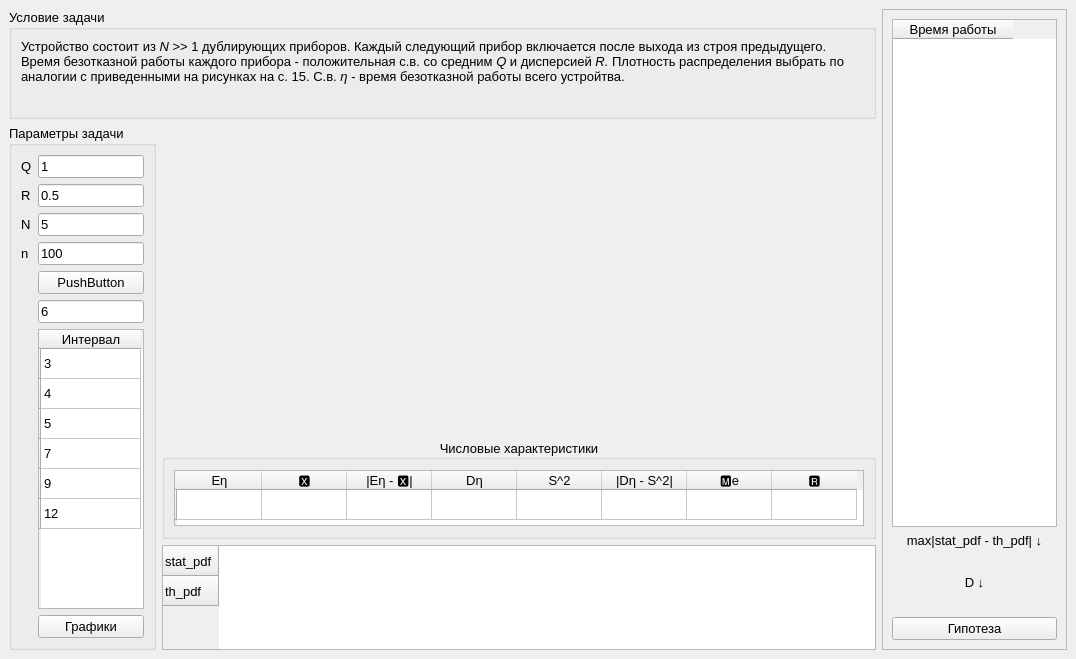
<?xml version="1.0" encoding="UTF-8"?>
<ui version="4.0">
 <class>main_window</class>
 <widget class="QMainWindow" name="main_window">
  <property name="geometry">
   <rect>
    <x>0</x>
    <y>0</y>
    <width>1076</width>
    <height>659</height>
   </rect>
  </property>
  <property name="windowTitle">
   <string>Лабораторная работа по теории вероятностей</string>
  </property>
  <widget class="QWidget" name="centralwidget">
   <layout class="QGridLayout" name="gridLayout">
    <item row="1" column="0" rowspan="3">
     <widget class="QGroupBox" name="groupBox_2">
      <property name="maximumSize">
       <size>
        <width>150</width>
        <height>16777215</height>
       </size>
      </property>
      <property name="font">
       <font>
        <family>Arial</family>
        <pointsize>10</pointsize>
       </font>
      </property>
      <property name="title">
       <string>Параметры задачи</string>
      </property>
      <layout class="QGridLayout" name="gridLayout_3">
       <item row="6" column="1">
        <widget class="QLineEdit" name="num_of_observ_in">
         <property name="maximumSize">
          <size>
           <width>120</width>
           <height>16777215</height>
          </size>
         </property>
         <property name="font">
          <font>
           <family>Arial</family>
           <pointsize>10</pointsize>
          </font>
         </property>
         <property name="text">
          <string>100</string>
         </property>
        </widget>
       </item>
       <item row="7" column="1">
        <widget class="QPushButton" name="calc_btn">
         <property name="maximumSize">
          <size>
           <width>120</width>
           <height>16777215</height>
          </size>
         </property>
         <property name="font">
          <font>
           <family>Arial</family>
           <pointsize>10</pointsize>
          </font>
         </property>
         <property name="text">
          <string>PushButton</string>
         </property>
        </widget>
       </item>
       <item row="3" column="1">
        <widget class="QLineEdit" name="q_in">
         <property name="maximumSize">
          <size>
           <width>120</width>
           <height>16777215</height>
          </size>
         </property>
         <property name="font">
          <font>
           <family>Arial</family>
           <pointsize>10</pointsize>
          </font>
         </property>
         <property name="text">
          <string>1</string>
         </property>
        </widget>
       </item>
       <item row="5" column="1">
        <widget class="QLineEdit" name="n_in">
         <property name="maximumSize">
          <size>
           <width>120</width>
           <height>16777215</height>
          </size>
         </property>
         <property name="font">
          <font>
           <family>Arial</family>
           <pointsize>10</pointsize>
          </font>
         </property>
         <property name="text">
          <string>5</string>
         </property>
        </widget>
       </item>
       <item row="4" column="0">
        <widget class="QLabel" name="label_3">
         <property name="maximumSize">
          <size>
           <width>120</width>
           <height>16777215</height>
          </size>
         </property>
         <property name="font">
          <font>
           <family>Arial</family>
           <pointsize>10</pointsize>
          </font>
         </property>
         <property name="text">
          <string>R</string>
         </property>
        </widget>
       </item>
       <item row="3" column="0">
        <widget class="QLabel" name="label_2">
         <property name="maximumSize">
          <size>
           <width>120</width>
           <height>16777215</height>
          </size>
         </property>
         <property name="font">
          <font>
           <family>Arial</family>
           <pointsize>10</pointsize>
          </font>
         </property>
         <property name="text">
          <string>Q</string>
         </property>
        </widget>
       </item>
       <item row="6" column="0">
        <widget class="QLabel" name="label_4">
         <property name="maximumSize">
          <size>
           <width>120</width>
           <height>16777215</height>
          </size>
         </property>
         <property name="font">
          <font>
           <family>Arial</family>
           <pointsize>10</pointsize>
          </font>
         </property>
         <property name="text">
          <string>n</string>
         </property>
        </widget>
       </item>
       <item row="4" column="1">
        <widget class="QLineEdit" name="r_in">
         <property name="maximumSize">
          <size>
           <width>120</width>
           <height>16777215</height>
          </size>
         </property>
         <property name="font">
          <font>
           <family>Arial</family>
           <pointsize>10</pointsize>
          </font>
         </property>
         <property name="text">
          <string>0.5</string>
         </property>
        </widget>
       </item>
       <item row="5" column="0">
        <widget class="QLabel" name="label_5">
         <property name="maximumSize">
          <size>
           <width>120</width>
           <height>16777215</height>
          </size>
         </property>
         <property name="font">
          <font>
           <family>Arial</family>
           <pointsize>10</pointsize>
          </font>
         </property>
         <property name="text">
          <string>N</string>
         </property>
        </widget>
       </item>
       <item row="10" column="1">
        <widget class="QPushButton" name="plot_btn">
         <property name="maximumSize">
          <size>
           <width>120</width>
           <height>16777215</height>
          </size>
         </property>
         <property name="font">
          <font>
           <family>Arial</family>
           <pointsize>10</pointsize>
          </font>
         </property>
         <property name="text">
          <string>Графики</string>
         </property>
        </widget>
       </item>
       <item row="9" column="1">
        <widget class="QTableWidget" name="bin_edges_table">
         <property name="minimumSize">
          <size>
           <width>100</width>
           <height>0</height>
          </size>
         </property>
         <property name="maximumSize">
          <size>
           <width>120</width>
           <height>16777215</height>
          </size>
         </property>
         <property name="font">
          <font>
           <family>Arial</family>
           <pointsize>10</pointsize>
          </font>
         </property>
         <row>
          <property name="text">
           <string/>
          </property>
         </row>
         <row>
          <property name="text">
           <string/>
          </property>
         </row>
         <row>
          <property name="text">
           <string/>
          </property>
         </row>
         <row>
          <property name="text">
           <string/>
          </property>
         </row>
         <row>
          <property name="text">
           <string/>
          </property>
         </row>
         <row>
          <property name="text">
           <string/>
          </property>
         </row>
         <column>
          <property name="text">
           <string>Интервал</string>
          </property>
         </column>
         <item row="0" column="0">
          <property name="text">
           <string>3</string>
          </property>
         </item>
         <item row="1" column="0">
          <property name="text">
           <string>4</string>
          </property>
         </item>
         <item row="2" column="0">
          <property name="text">
           <string>5</string>
          </property>
         </item>
         <item row="3" column="0">
          <property name="text">
           <string>7</string>
          </property>
         </item>
         <item row="4" column="0">
          <property name="text">
           <string>9</string>
          </property>
         </item>
         <item row="5" column="0">
          <property name="text">
           <string>12</string>
          </property>
         </item>
        </widget>
       </item>
       <item row="8" column="1">
        <widget class="QLineEdit" name="m_rows_in">
         <property name="maximumSize">
          <size>
           <width>120</width>
           <height>16777215</height>
          </size>
         </property>
         <property name="font">
          <font>
           <family>Arial</family>
           <pointsize>10</pointsize>
          </font>
         </property>
         <property name="text">
          <string>6</string>
         </property>
        </widget>
       </item>
      </layout>
     </widget>
    </item>
    <item row="3" column="1">
     <widget class="QTableWidget" name="untitled_table">
      <property name="minimumSize">
       <size>
        <width>0</width>
        <height>105</height>
       </size>
      </property>
      <property name="maximumSize">
       <size>
        <width>16777215</width>
        <height>105</height>
       </size>
      </property>
      <property name="font">
       <font>
        <family>Arial</family>
        <pointsize>10</pointsize>
       </font>
      </property>
      <row>
       <property name="text">
        <string>stat_pdf</string>
       </property>
      </row>
      <row>
       <property name="text">
        <string>th_pdf</string>
       </property>
      </row>
     </widget>
    </item>
    <item row="1" column="1">
     <widget class="MplWidget" name="plot" native="true">
      <property name="font">
       <font>
        <family>Arial</family>
        <pointsize>10</pointsize>
       </font>
      </property>
     </widget>
    </item>
    <item row="2" column="1">
     <widget class="QGroupBox" name="groupBox_3">
      <property name="maximumSize">
       <size>
        <width>16777215</width>
        <height>100</height>
       </size>
      </property>
      <property name="font">
       <font>
        <family>Arial</family>
        <pointsize>10</pointsize>
       </font>
      </property>
      <property name="title">
       <string>Числовые характеристики</string>
      </property>
      <property name="alignment">
       <set>Qt::AlignCenter</set>
      </property>
      <property name="flat">
       <bool>false</bool>
      </property>
      <property name="checkable">
       <bool>false</bool>
      </property>
      <layout class="QHBoxLayout" name="horizontalLayout">
       <item>
        <widget class="QTableWidget" name="num_chars_table">
         <property name="minimumSize">
          <size>
           <width>690</width>
           <height>56</height>
          </size>
         </property>
         <property name="maximumSize">
          <size>
           <width>685</width>
           <height>56</height>
          </size>
         </property>
         <property name="font">
          <font>
           <family>Arial</family>
           <pointsize>10</pointsize>
          </font>
         </property>
         <property name="layoutDirection">
          <enum>Qt::LeftToRight</enum>
         </property>
         <attribute name="horizontalHeaderDefaultSectionSize">
          <number>85</number>
         </attribute>
         <row>
          <property name="text">
           <string/>
          </property>
         </row>
         <column>
          <property name="text">
           <string>Eη</string>
          </property>
          <property name="font">
           <font>
            <italic>false</italic>
           </font>
          </property>
         </column>
         <column>
          <property name="text">
           <string>🆇</string>
          </property>
         </column>
         <column>
          <property name="text">
           <string>|Eη - 🆇|</string>
          </property>
         </column>
         <column>
          <property name="text">
           <string>Dη</string>
          </property>
         </column>
         <column>
          <property name="text">
           <string>S^2</string>
          </property>
         </column>
         <column>
          <property name="text">
           <string>|Dη - S^2|</string>
          </property>
         </column>
         <column>
          <property name="text">
           <string>🅼e</string>
          </property>
         </column>
         <column>
          <property name="text">
           <string>🆁</string>
          </property>
         </column>
        </widget>
       </item>
      </layout>
     </widget>
    </item>
    <item row="0" column="0" colspan="2">
     <widget class="QGroupBox" name="groupBox">
      <property name="maximumSize">
       <size>
        <width>16777215</width>
        <height>110</height>
       </size>
      </property>
      <property name="font">
       <font>
        <family>Arial</family>
        <pointsize>10</pointsize>
       </font>
      </property>
      <property name="title">
       <string>Условие задачи</string>
      </property>
      <layout class="QGridLayout" name="gridLayout_2">
       <item row="0" column="0">
        <widget class="QLabel" name="label">
         <property name="font">
          <font>
           <family>Arial</family>
           <pointsize>10</pointsize>
          </font>
         </property>
         <property name="text">
          <string>&lt;html&gt;&lt;head/&gt;&lt;body&gt;&lt;p&gt;Устройство состоит из &lt;span style=&quot; font-style:italic;&quot;&gt;N&lt;/span&gt; &amp;gt;&amp;gt; 1 дублирующих приборов. Каждый следующий прибор включается после выхода из строя предыдущего. Время безотказной работы каждого прибора - положительная с.в. со средним &lt;span style=&quot; font-style:italic;&quot;&gt;Q &lt;/span&gt;и дисперсией &lt;span style=&quot; font-style:italic;&quot;&gt;R. &lt;/span&gt;Плотность распределения выбрать по аналогии с приведенными на рисунках на с. 15. С.в. &lt;span style=&quot; font-style:italic;&quot;&gt;η - &lt;/span&gt;время безотказной работы всего устройтва.&lt;/p&gt;&lt;/body&gt;&lt;/html&gt;</string>
         </property>
         <property name="alignment">
          <set>Qt::AlignLeading|Qt::AlignLeft|Qt::AlignTop</set>
         </property>
         <property name="wordWrap">
          <bool>true</bool>
         </property>
        </widget>
       </item>
      </layout>
     </widget>
    </item>
    <item row="0" column="2" rowspan="4">
     <widget class="QFrame" name="frame">
      <property name="maximumSize">
       <size>
        <width>187</width>
        <height>9999999</height>
       </size>
      </property>
      <property name="font">
       <font>
        <family>Arial</family>
        <pointsize>10</pointsize>
       </font>
      </property>
      <property name="frameShape">
       <enum>QFrame::StyledPanel</enum>
      </property>
      <property name="frameShadow">
       <enum>QFrame::Raised</enum>
      </property>
      <layout class="QVBoxLayout" name="verticalLayout">
       <item>
        <widget class="QTableWidget" name="table">
         <property name="minimumSize">
          <size>
           <width>160</width>
           <height>0</height>
          </size>
         </property>
         <property name="maximumSize">
          <size>
           <width>187</width>
           <height>16777215</height>
          </size>
         </property>
         <property name="font">
          <font>
           <family>Arial</family>
           <pointsize>10</pointsize>
          </font>
         </property>
         <attribute name="horizontalHeaderDefaultSectionSize">
          <number>120</number>
         </attribute>
         <column>
          <property name="text">
           <string>Время работы</string>
          </property>
         </column>
        </widget>
       </item>
       <item>
        <widget class="QLabel" name="label_6">
         <property name="font">
          <font>
           <family>Arial</family>
           <pointsize>10</pointsize>
          </font>
         </property>
         <property name="text">
          <string>&lt;html&gt;&lt;head/&gt;&lt;body&gt;&lt;p&gt;max|stat_pdf - th_pdf| ↓&lt;/p&gt;&lt;/body&gt;&lt;/html&gt;</string>
         </property>
         <property name="alignment">
          <set>Qt::AlignCenter</set>
         </property>
        </widget>
       </item>
       <item>
        <widget class="QLabel" name="max_sub_th_stat_pdf">
         <property name="font">
          <font>
           <family>Arial</family>
           <pointsize>10</pointsize>
          </font>
         </property>
         <property name="text">
          <string/>
         </property>
         <property name="alignment">
          <set>Qt::AlignCenter</set>
         </property>
        </widget>
       </item>
       <item>
        <widget class="QLabel" name="label_7">
         <property name="text">
          <string>&lt;html&gt;&lt;head/&gt;&lt;body&gt;&lt;p&gt;&lt;span style=&quot; font-size:10pt;&quot;&gt;D ↓&lt;/span&gt;&lt;/p&gt;&lt;/body&gt;&lt;/html&gt;</string>
         </property>
         <property name="alignment">
          <set>Qt::AlignCenter</set>
         </property>
        </widget>
       </item>
       <item>
        <widget class="QLabel" name="d_out_lbl">
         <property name="text">
          <string/>
         </property>
         <property name="alignment">
          <set>Qt::AlignCenter</set>
         </property>
        </widget>
       </item>
       <item>
        <widget class="QPushButton" name="check_hypothesis_btn">
         <property name="font">
          <font>
           <family>Arial</family>
           <pointsize>10</pointsize>
          </font>
         </property>
         <property name="text">
          <string>Гипотеза</string>
         </property>
        </widget>
       </item>
      </layout>
     </widget>
    </item>
   </layout>
  </widget>
 </widget>
 <customwidgets>
  <customwidget>
   <class>MplWidget</class>
   <extends>QWidget</extends>
   <header>mpl_widget.h</header>
   <container>1</container>
  </customwidget>
 </customwidgets>
 <resources/>
 <connections/>
</ui>
